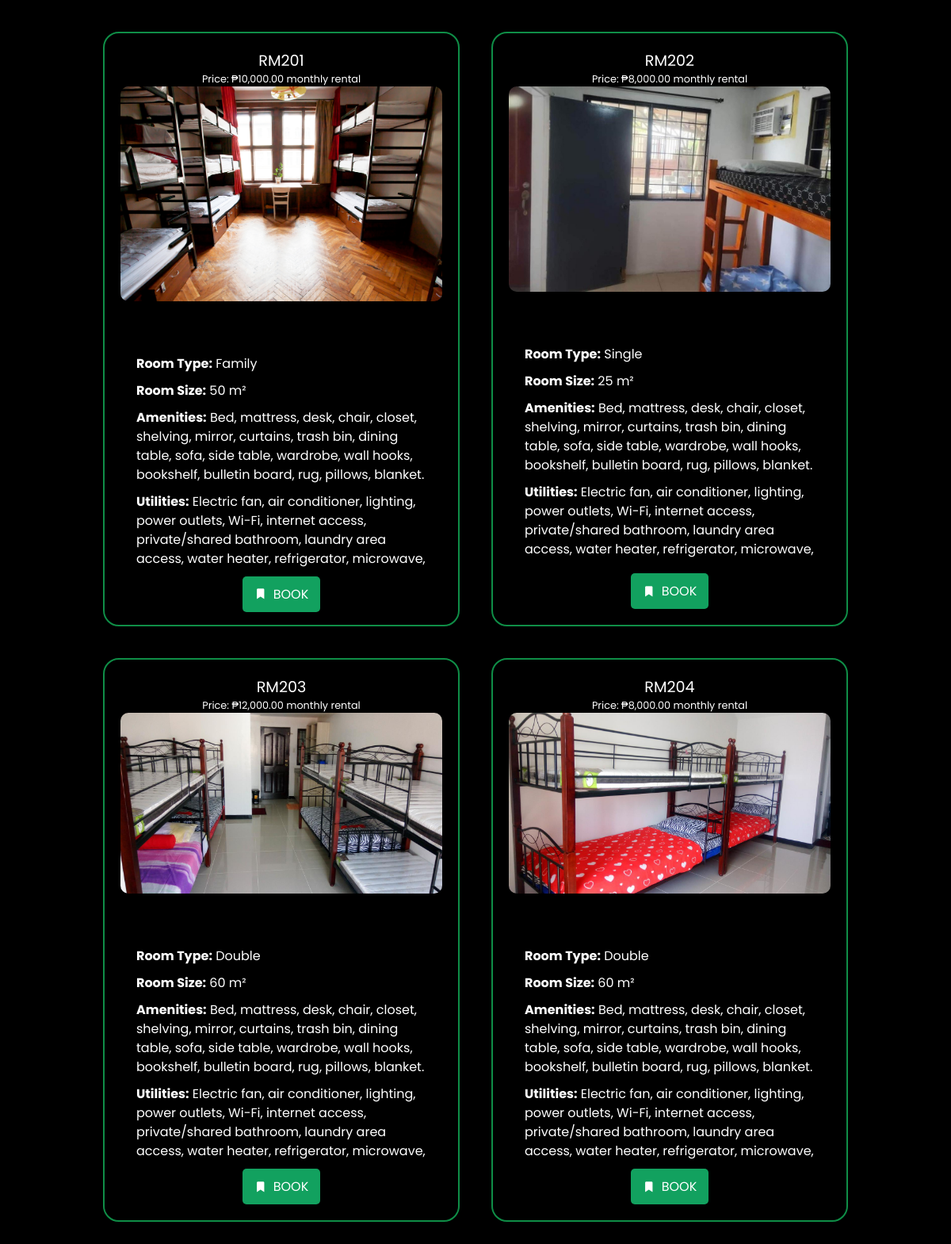
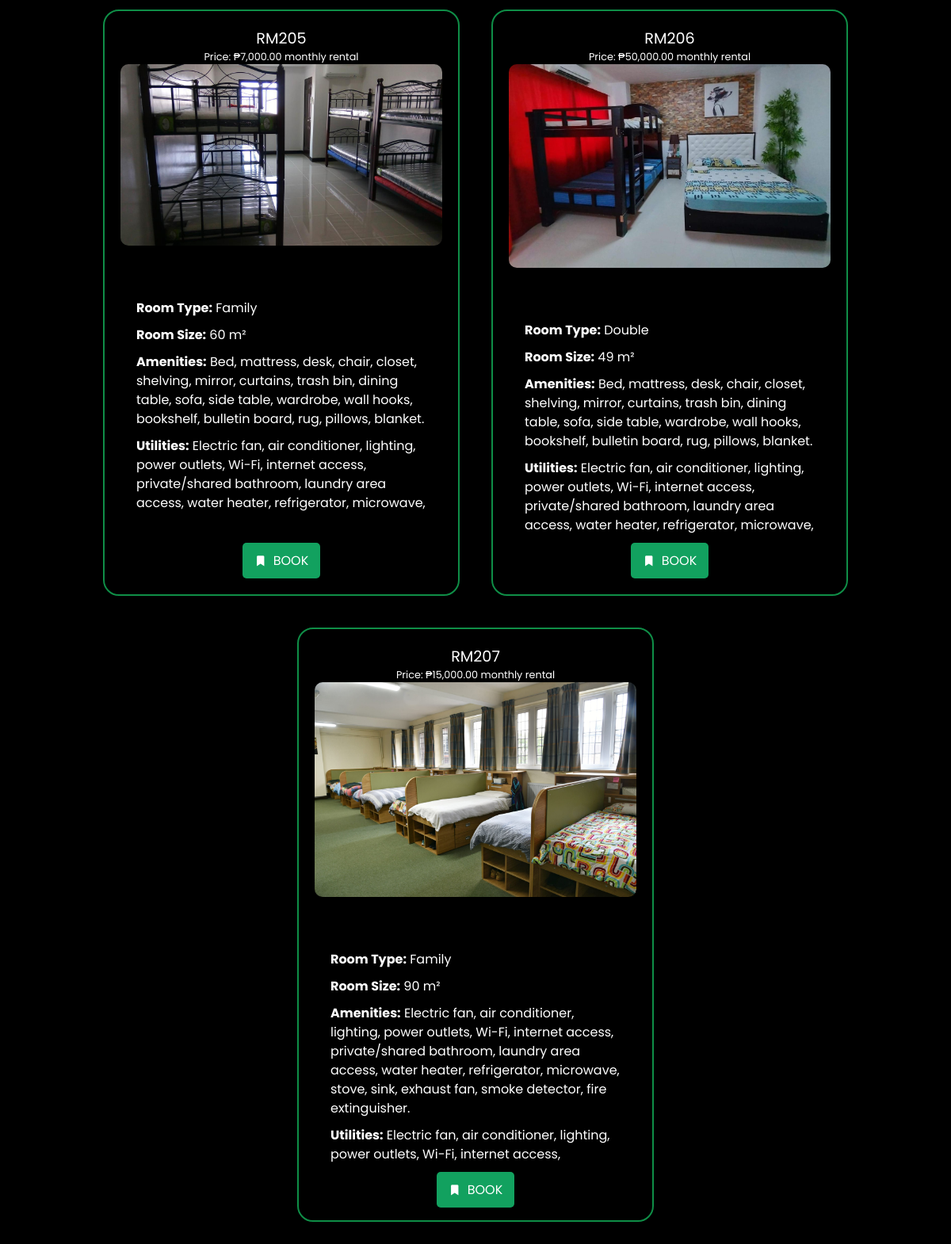
The app's page /ADVERTISEMENT/rooms.php with its own data (2 pictures, top to bottom).
### tables this page shows
CREATE TABLE `room` (
  `room_id` int(20) NOT NULL,
  `room_image` varchar(200) NOT NULL,
  `room_number` varchar(20) NOT NULL,
  `room_type` varchar(20) NOT NULL,
  `room_size` int(100) NOT NULL,
  `room_aminities` text NOT NULL,
  `room_utilities` text NOT NULL,
  `rental_rates` decimal(50,2) NOT NULL,
  `room_payfre` varchar(50) NOT NULL DEFAULT 'Monthly',
  `room_deporate` decimal(50,2) NOT NULL,
  `room_status` varchar(50) NOT NULL
);

### ADVERTISEMENT/CLASESS/RoomFetcher.php (called while the page is built)
<?php
include_once '../DATABASE/dbConnector.php';
class RoomFetcher {
    public static function fetchRooms() {
        global $conn;
        $sql = "SELECT room_number, room_image, rental_rates FROM room WHERE room_status = 'available'";
        $result = $conn->query($sql);
        $rooms = [];
        if ($result->num_rows > 0) {
            while ($row = $result->fetch_assoc()) {
                $rooms[] = $row;
            }
        }
        return $rooms;
    }
    public static function fetchRoomDetails($roomNumber) {
        global $conn;
        $sql = "SELECT room_type, room_size, room_aminities, room_utilities, room_payfre, room_deporate FROM room WHERE room_number = ?";
        $stmt = $conn->prepare($sql);
        $stmt->bind_param("s", $roomNumber);
        $stmt->execute();
        $result = $stmt->get_result();
        if ($result->num_rows > 0) {
            return $result->fetch_assoc();
        }
        return [];
    }
}
?>

### ADVERTISEMENT/rooms.php (the view, shortened to what this page needs)
<?php
include_once '../DATABASE/dbConnector.php';
$isAdmin = false;
?>
<!DOCTYPE html>
<html lang="en">
<head>
    <link rel="stylesheet" href="style.css?v=1.0">
    <link href='https://unpkg.com/boxicons@2.1.4/css/boxicons.min.css' rel='stylesheet'>
</head>
<body>
    <section id="wrapper">
        <div id="room">
        <?php
        include_once 'CLASESS/RoomFetcher.php';
        $rooms = RoomFetcher::fetchRooms();
        foreach ($rooms as $room) {
            $roomDetails = RoomFetcher::fetchRoomDetails($room['room_number']);
            echo '<div class="each-room">';
            echo '<span class="room-number">' . htmlspecialchars($room['room_number']) . '</span>';
            echo '<span class="price">Price: ₱' . number_format($room['rental_rates'], 2) . ' monthly rental</span>';
            echo '<div class="room-image-wrapper">';
            echo '<img src="ADD/uploads/' . htmlspecialchars($room['room_image']) . '" alt="' . htmlspecialchars($room['room_number']) . '" class="room-image" loading="lazy">';
            echo '<div class="room-details">';
            echo '<p><strong>Room Type:</strong> ' . htmlspecialchars($roomDetails['room_type']) . '</p>';
            echo '<p><strong>Room Size:</strong> ' . htmlspecialchars($roomDetails['room_size']) . ' m²</p>';
            echo '<p><strong>Amenities:</strong> ' . htmlspecialchars($roomDetails['room_aminities']) . '</p>';
            echo '<p><strong>Utilities:</strong> ' . htmlspecialchars($roomDetails['room_utilities']) . '</p>';
            echo '</div>';
            echo '</div>';
            echo '<div class="btn">';
            if (!$isAdmin) {
                echo '<a href="register-form.php?room_number=' . urlencode($room['room_number']) . '"> <i class="bx bxs-bookmark-star"></i>BOOK</a>';
            }
            echo '</div>';
            echo '</div>';
        }
        ?>
        </div>
    </section>
</body>
</html>

### ADVERTISEMENT/style.css (style rules this page uses)
html { scroll-behavior: smooth; height: 100%; margin: 0; background-color: black; }
body { height: 100%; margin: 0; font-family: "Poppins", sans-serif; font-optical-sizing: auto; overflow: hidden; color: white; }
* { margin: 0; padding: 0; box-sizing: border-box; }
#wrapper { width: 100vw; max-width: 1920px; min-width: 370px; margin: auto; height: 100vh; background-color: black; overflow: auto; }
#room { display: flex; flex-wrap: wrap; justify-content: center; padding: 20px; max-height: calc(100vh - 100px); overflow-y: auto; }
.each-room { position: relative; display: flex; flex-direction: column; align-items: center; margin: 20px; border: solid 2px #0f8e47; width: 450px; padding: 20px; border-radius: 20px; max-height: 750px; justify-content: space-between; box-sizing: border-box; overflow: hidden; }
.each-room img { width: 100%; height: auto; border-radius: 10px; margin-bottom: 20px; transition: transform 0.3s ease; }
.room-image-wrapper { width: 100%; height: 100%; }
.room-details { padding: 20px; color: white; text-align: left; box-sizing: border-box; margin-top: 10px; max-height: 300px; overflow-y: auto; word-wrap: break-word; overflow-wrap: break-word; white-space: normal; }
.room-details p { margin: 10px 0; color: white; font-size: 1rem; line-height: 1.5; }
.price { color: rgb(204, 51, 51); margin: 0; color: white; font-size: 0.8rem; }
.room-number { font-size: 1.2rem; color: white; }
.each-room span { display: block; }
.btn { padding-top: 10px; display: flex; gap: 10px; }
.btn a { padding: 10px 15px; border-radius: 5px; background-color: #12a15f; color: white; text-decoration: none; transition: background-color 0.3s; display: flex; align-items: center; justify-content: center; }
.btn i { margin-right: 8px; }

### records on screen
room: room_number "RM201", rental_rates "10,000.00", room_image (picture), room_type "Family", room_size "50", room_aminities "Bed, mattress, desk, chair, closet, shelving, mirror, curtains, trash bin, dining table, sofa, side table, wardrobe, wall hooks, bookshelf, bulletin board, rug, pillows, blanket.", room_utilities "Electric fan, air conditioner, lighting, power outlets, Wi-Fi, internet access, private/shared bathroom, laundry area access, water heater, refrigerator, microwave,…"
room: room_number "RM202", rental_rates "8,000.00", room_image (picture), room_type "Single", room_size "25", room_aminities "Bed, mattress, desk, chair, closet, shelving, mirror, curtains, trash bin, dining table, sofa, side table, wardrobe, wall hooks, bookshelf, bulletin board, rug, pillows, blanket.", room_utilities "Electric fan, air conditioner, lighting, power outlets, Wi-Fi, internet access, private/shared bathroom, laundry area access, water heater, refrigerator, microwave,…"
room: room_number "RM203", rental_rates "12,000.00", room_image (picture), room_type "Double", room_size "60", room_aminities "Bed, mattress, desk, chair, closet, shelving, mirror, curtains, trash bin, dining table, sofa, side table, wardrobe, wall hooks, bookshelf, bulletin board, rug, pillows, blanket.", room_utilities "Electric fan, air conditioner, lighting, power outlets, Wi-Fi, internet access, private/shared bathroom, laundry area access, water heater, refrigerator, microwave,…"
room: room_number "RM204", rental_rates "8,000.00", room_image (picture), room_type "Double", room_size "60", room_aminities "Bed, mattress, desk, chair, closet, shelving, mirror, curtains, trash bin, dining table, sofa, side table, wardrobe, wall hooks, bookshelf, bulletin board, rug, pillows, blanket.", room_utilities "Electric fan, air conditioner, lighting, power outlets, Wi-Fi, internet access, private/shared bathroom, laundry area access, water heater, refrigerator, microwave,…"
room: room_number "RM205", rental_rates "7,000.00", room_image (picture), room_type "Family", room_size "60", room_aminities "Bed, mattress, desk, chair, closet, shelving, mirror, curtains, trash bin, dining table, sofa, side table, wardrobe, wall hooks, bookshelf, bulletin board, rug, pillows, blanket.", room_utilities "Electric fan, air conditioner, lighting, power outlets, Wi-Fi, internet access, private/shared bathroom, laundry area access, water heater, refrigerator, microwave,…"
room: room_number "RM206", rental_rates "50,000.00", room_image (picture), room_type "Double", room_size "49", room_aminities "Bed, mattress, desk, chair, closet, shelving, mirror, curtains, trash bin, dining table, sofa, side table, wardrobe, wall hooks, bookshelf, bulletin board, rug, pillows, blanket.", room_utilities "Electric fan, air conditioner, lighting, power outlets, Wi-Fi, internet access, private/shared bathroom, laundry area access, water heater, refrigerator, microwave,…"
room: room_number "RM207", rental_rates "15,000.00", room_image (picture), room_type "Family", room_size "90", room_aminities "Electric fan, air conditioner, lighting, power outlets, Wi-Fi, internet access, private/shared bathroom, laundry area access, water heater, refrigerator, microwave, stove, sink, exhaust fan, smoke detector, fire extinguisher.", room_utilities "Electric fan, air conditioner, lighting, power outlets, Wi-Fi, internet access,…"
